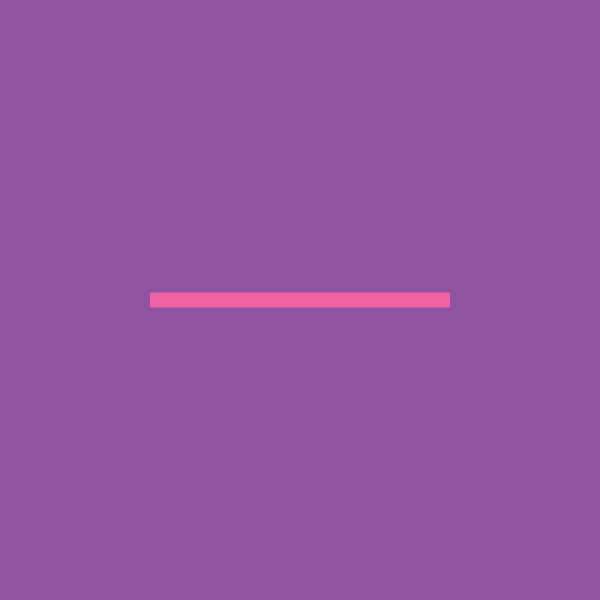
Frame 1 (no input)
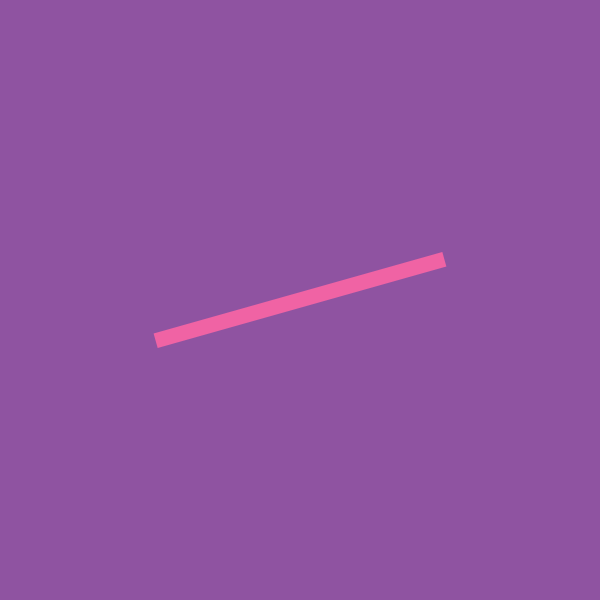
Frame 60 (no input)
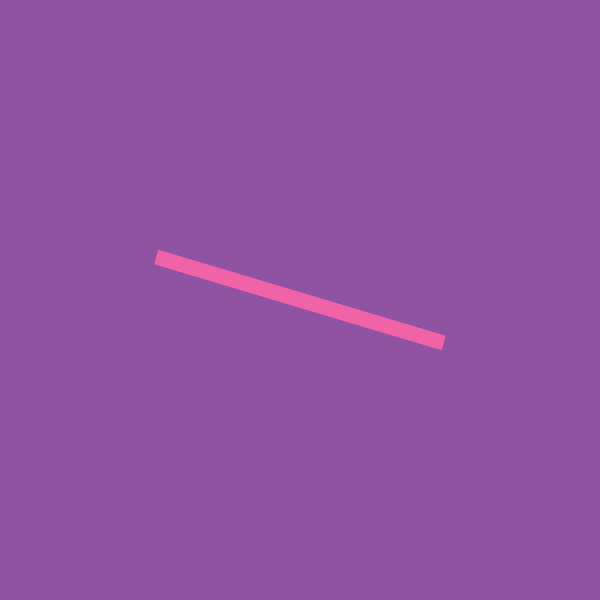
Frame 120 (the mouse pressed at the canvas centre since frame 60)

The p5.js sketch that drew these frames (run headless with seeded random() and noise() and a simulated clock; from frame 60 on, the mouse is pressed at the canvas centre):

// p5.js sketch
// ── sketch.js
let angle = 0;
let angleV = 0;
let angleA = 0.0001;

function setup(){
    createCanvas(600, 600);
    angleMode(RADIANS);
}

function draw(){

    angleA = map(mouseX,0,width,-0.01,0.01);
    angleV = constrain(angleV,-0.2,0.2);

    background(143, 83, 161);
    noStroke();
    fill(240,99,164);
    rectMode(CENTER);
    translate(300, 300);
    rotate(angle);
    rect(0,0,300,15);

    angle += angleV;
    angleV += angleA;
}
